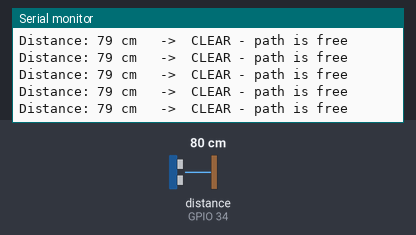
A sketch run on a simulated ESP32. Parts: the last lines printed to the serial monitor. Wiring (inferred from the names in the program): ultrasonic range finder: trigger GPIO 14; echo GPIO 34. Inputs (shaded band) come from the test bench; at power-on: distance to the obstacle (sensor on GPIO 34) 80 cm. The echo pulse lasts 58.3 µs per cm.

Above: at 1.7 s.
1.8 s: distance to the obstacle (sensor on GPIO 34) set to 2 cm
At 2.1 s:
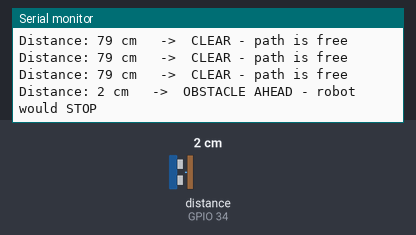
3.8 s: distance to the obstacle (sensor on GPIO 34) set to 4 cm
At 3.91 s:
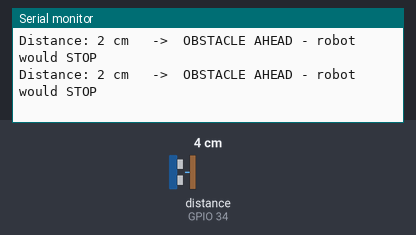

The sketch:

Step1B_Obstacle_Detection.ino
```cpp
// ==========================================================
//  OBSTACLE AVOIDER - PART 1 : STEP 1B
//  Decide if there is an obstacle in front of the robot
//  and print a clear message in the Serial Monitor.
//
//  Wiring is the SAME as Step 1A:
//    TRIG -> GPIO 14      ECHO -> GPIO 34
//
//  Open Serial Monitor at 115200 baud.
// ==========================================================

const int TRIG_PIN = 14;
const int ECHO_PIN = 34;

// ----------------------------------------------------------
//  CALIBRATION SETTING
//  If an object is this close (in cm) or closer, it counts
//  as an OBSTACLE. 10 cm is a good start. You will copy this
//  same line into the final sketch.
// ----------------------------------------------------------
const int STOP_DISTANCE = 10;

void setup() {
  Serial.begin(115200);

  pinMode(TRIG_PIN, OUTPUT);
  pinMode(ECHO_PIN, INPUT);
  digitalWrite(TRIG_PIN, LOW);

  delay(500);
  Serial.println();
  Serial.println("STEP 1B : Obstacle detection test");
  Serial.print("STOP_DISTANCE = ");
  Serial.print(STOP_DISTANCE);
  Serial.println(" cm");
  Serial.println("----------------------------------------------");
}

void loop() {
  int distance = readDistanceCM();

  Serial.print("Distance: ");
  if (distance < 0) {
    Serial.print("---");
  } else {
    Serial.print(distance);
    Serial.print(" cm");
  }
  Serial.print("   ->  ");

  if (distance > 0 && distance <= STOP_DISTANCE) {
    Serial.println("OBSTACLE AHEAD - robot would STOP");
  }
  else if (distance < 0) {
    Serial.println("CLEAR - nothing in range");
  }
  else {
    Serial.println("CLEAR - path is free");
  }

  delay(200);
}

// ----------------------------------------------------------
//  Returns the distance in cm, or -1 if no echo came back.
//  (This same function is used in the final sketch.)
// ----------------------------------------------------------
int readDistanceCM() {
  digitalWrite(TRIG_PIN, LOW);
  delayMicroseconds(2);
  digitalWrite(TRIG_PIN, HIGH);
  delayMicroseconds(10);
  digitalWrite(TRIG_PIN, LOW);

  long duration = pulseIn(ECHO_PIN, HIGH, 30000);

  if (duration == 0) {
    return -1;                       // no echo
  }
  return (int)(duration * 0.0343 / 2.0);
}
```

Measured:
- after the input at 1.8 s, the serial monitor: prints a new line after 0.14 s (image 1)
